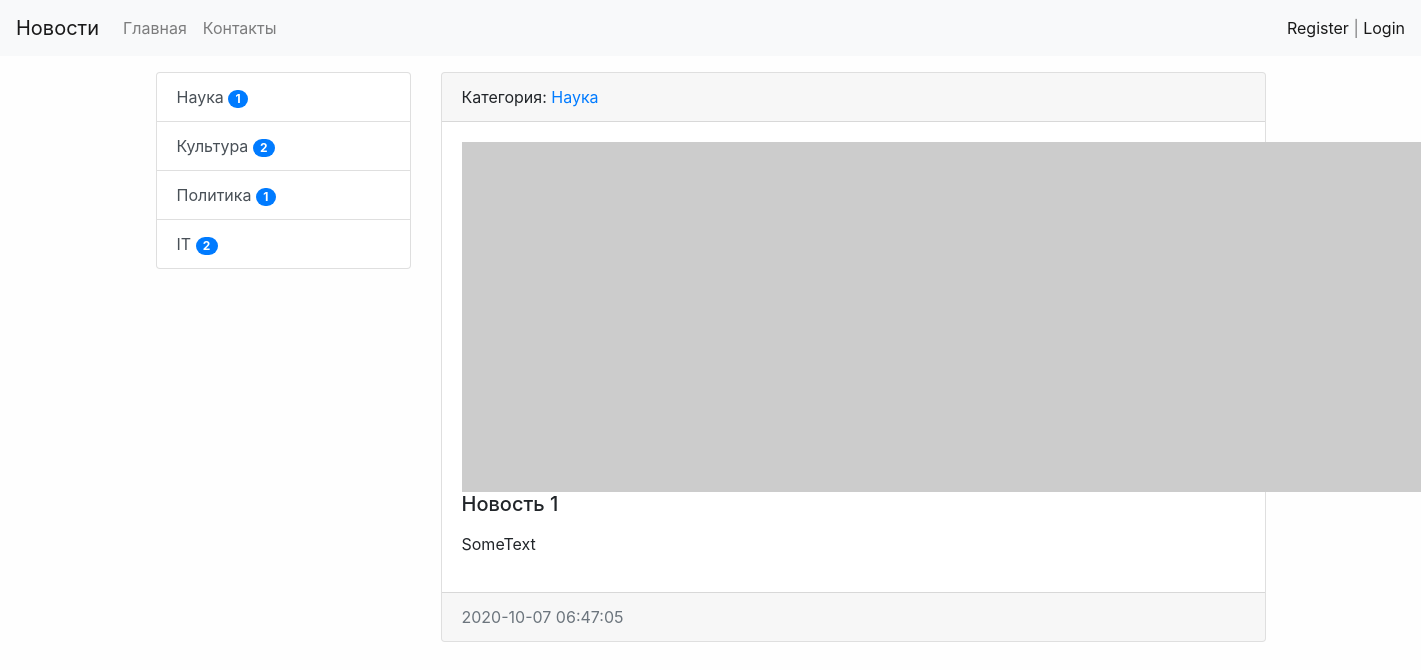
The page /news/1/ on the database its author committed.
### news/models.py (models this page shows, shortened)
class Category(models.Model):
    title = models.CharField(max_length=150, db_index=True, verbose_name='Наименование категории')
    def get_absolute_url(self):
        return reverse('category', kwargs={"category_id": self.pk})
    def __str__(self):
        return self.title
    class Meta:
        verbose_name = 'Категория'
        verbose_name_plural = 'Категории'
        ordering = ['title']

class News(models.Model):
    title = models.CharField(max_length=150, verbose_name='Наименование')
    content = models.TextField(blank=True, verbose_name='Контент')
    created_at = models.DateTimeField(auto_now_add=True, verbose_name='Дата публикации')
    updated_at = models.DateTimeField(auto_now=True, verbose_name='Обновлено')
    photo = models.ImageField(upload_to='photos/%Y/%m/%d/', verbose_name='Фото', blank=True)
    is_published = models.BooleanField(default=True, verbose_name='Опубликовано')
    category = models.ForeignKey('Category', on_delete=models.PROTECT, verbose_name='Категория')
    views = models.IntegerField(default=0)
    class Meta:
        verbose_name = 'Новость'
        verbose_name_plural = 'Новости'
        ordering = ['-created_at']

### news/views.py (the view)
# urls.py: path('news/<int:pk>/', ViewNews.as_view(), name='view_news'),
class ViewNews(DetailView):
    model = News
    context_object_name = 'news_item'

### news/templatetags/news_tags.py (called while the page is built)
@register.inclusion_tag('news/list_categories.html')
def show_categories():
    categories = Category.objects.annotate(cnt=Count('news', filter=F('news__is_published'))).filter(cnt__gt=0)
    return {"categories": categories}

### news/templates/news/news_detail.html (shortened to what this page needs)
{% extends 'base.html' %}
{% block sidebar %}
{% include 'inc/_sidebar.html' %}
{% endblock %}
{% block content %}
<div class="card mb-3">
    <div class="card-header">
        Категория: <a href="{{ news_item.category.get_absolute_url }}">{{ news_item.category }}</a>
    </div>
    <div class="card-body">
        {% if item.photo %}
        <img src="{{ news_item.photo.url }}" alt="" width="350" class="float-left mr-3">
        {% else %}
        <img src="https://picsum.photos/id/1060/350/235/?blur=2" alt="" class="float-left mr-3">
        {% endif %}
        <h5 class="card-title">{{ news_item.title }}</h5>
        <p class="card-text">{{ news_item.content|safe|linebreaks }}</p>
    </div>
    <div class="card-footer text-muted">
        {{ news_item.created_at|date:"Y-m-d H:i:s" }}
    </div>
</div>
{% endblock %}

### news/templates/news/list_categories.html
<div class="list-group">
    {% for item in categories %}
    <a href="{{ item.get_absolute_url }}" class="list-group-item list-group-item-action">{{ item.title }} <span class="badge badge-primary badge-pill">{{ item.cnt }}</span></a>
    {% endfor %}
</div>

### mysite/static/css/style.css (style rules this page uses)
body { background-color: #fefefe; }

### rows shown on the page
Category: title "Наука", cnt "1"
Category: title "Культура", cnt "2"
Category: title "Политика", cnt "1"
Category: title "IT", cnt "2"
News: category "Наука", title "Новость 1", content "SomeText", created_at "2020-10-07 06:47:05"
